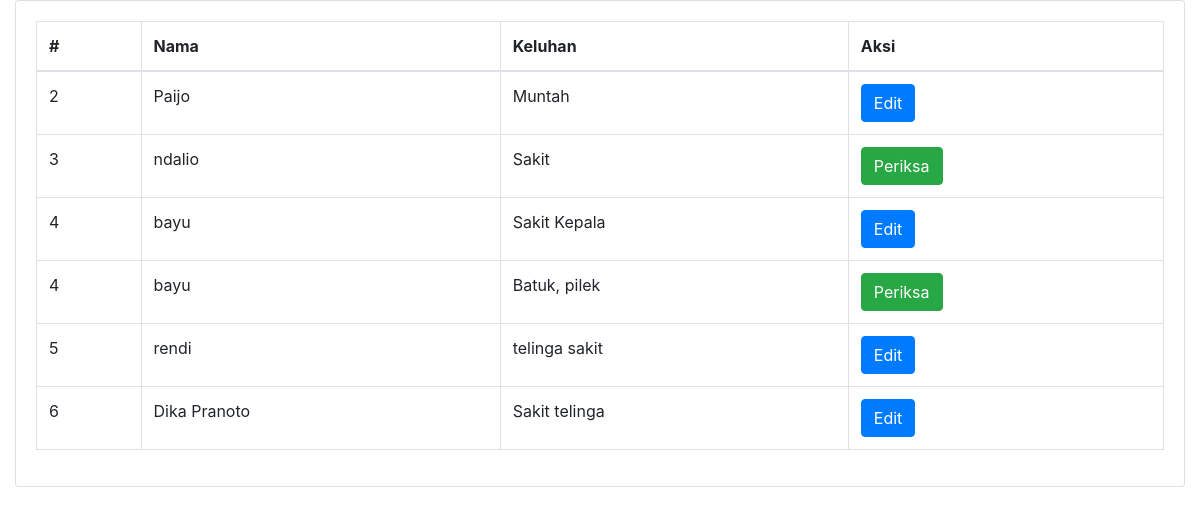
Page /periksaDokter.php on the earlier database version.
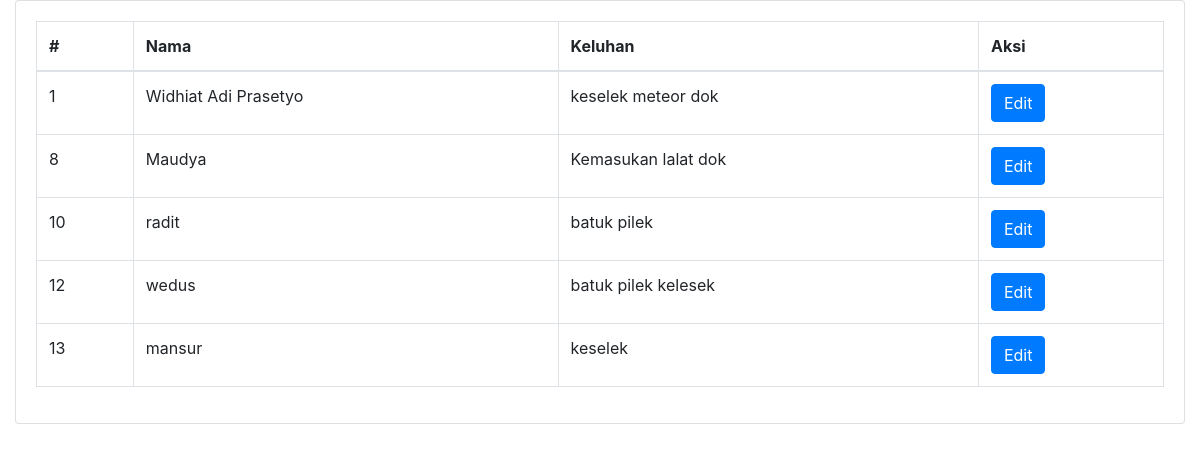
Same page on the later database version.
### tables this page shows
CREATE TABLE `daftar_poli` (
  `id` int(11) NOT NULL,
  `id_pasien` int(11) NOT NULL,
  `id_jadwal` int(11) NOT NULL,
  `keluhan` text NOT NULL,
  `no_antrian` int(11) NOT NULL,
  `status_periksa` tinyint(1) NOT NULL DEFAULT 0
);

CREATE TABLE `pasien` (
  `id` int(11) NOT NULL,
  `nama` varchar(255) NOT NULL,
  `password` varchar(255) NOT NULL,
  `alamat` varchar(255) NOT NULL,
  `no_ktp` varchar(255) NOT NULL,
  `no_hp` varchar(50) NOT NULL,
  `no_rm` varchar(25) NOT NULL
);

### periksaDokter.php (the view, shortened to what this page needs)
<?php
include_once("koneksi.php");
$pasienQuery = "SELECT pasien.id, pasien.nama, daftar_poli.id AS id_daftar_poli, daftar_poli.keluhan, daftar_poli.status_periksa
                FROM daftar_poli
                INNER JOIN pasien ON pasien.id = daftar_poli.id_pasien";
$stmt = $mysqli->prepare($pasienQuery);
$stmt->execute();
$pasienResult = $stmt->get_result();
$pasienData = $pasienResult->fetch_all(MYSQLI_ASSOC);
?>
<!DOCTYPE html>
<html lang="id">
<head>
    <link rel="stylesheet" href="https://stackpath.bootstrapcdn.com/bootstrap/4.6.0/css/bootstrap.min.css">
</head>
<body class="hold-transition sidebar-mini">
    <div class="wrapper">
        <section class="content">
            <div class="container-fluid">
                <div class="row">
                    <div class="col-12">
                        <div class="card">
                            <div class="card-body">
                                <table id="example2" class="table table-bordered table-hover">
                                    <thead>
                                        <tr>
                                            <th>#</th>
                                            <th>Nama</th>
                                            <th>Keluhan</th>
                                            <th>Aksi</th>
                                        </tr>
                                    </thead>
                                    <tbody>
                                        <?php
                                        foreach ($pasienData as $pasienRow) {
                                            echo "<tr>";
                                            echo "<td>" . $pasienRow['id'] . "</td>";
                                            echo "<td>" . $pasienRow['nama'] . "</td>";
                                            echo "<td>" . $pasienRow['keluhan'] . "</td>";
                                            echo "<td>";
                                            if (array_key_exists('status_periksa', $pasienRow)) {
                                                if ($pasienRow['status_periksa'] == 1) {
                                                    echo "<button class='btn btn-primary edit-btn' data-toggle='modal' data-target='#editModal' data-id='" . $pasienRow['id'] . "' data-poli='" .$pasienRow['id_daftar_poli'] . "'>Edit</button>";
                                                } else {
                                                    echo "<button class='btn btn-success periksa-btn' data-toggle='modal' data-target='#periksaModal' data-id='" . $pasienRow['id'] . "' data-poli='" .$pasienRow['id_daftar_poli'] . "'>Periksa</button>";
                                                }
                                            } else {
                                                echo "Status not available";
                                            }
                                            echo "</td>";
                                            echo "</tr>";
                                        }
                                        ?>
                                    </tbody>
                                </table>
                            </div>
                        </div>
                    </div>
                </div>
            </div>
        </section>
    </div>
</body>
</html>

Differences in the rows shown:
removed daftar_poli: id_pasien "4", id_pasien.nama "bayu", keluhan "Sakit Kepala"
removed daftar_poli: id_pasien "4", id_pasien.nama "bayu", keluhan "Batuk, pilek"
removed daftar_poli: id_pasien "5", id_pasien.nama "rendi", keluhan "telinga sakit"
removed daftar_poli: id_pasien "6", id_pasien.nama "Dika Pranoto", keluhan "Sakit telinga"
changed daftar_poli: id_pasien "2" → "1"; id_pasien.nama "Paijo" → "Widhiat Adi Prasetyo"; keluhan "Muntah" → "keselek meteor dok"
changed daftar_poli: id_pasien "3" → "8"; id_pasien.nama "ndalio" → "Maudya"; keluhan "Sakit" → "Kemasukan lalat dok"; status_periksa "Periksa" → "Edit"
added daftar_poli: id_pasien "10", id_pasien.nama "radit", keluhan "batuk pilek"
added daftar_poli: id_pasien "12", id_pasien.nama "wedus", keluhan "batuk pilek kelesek"
added daftar_poli: id_pasien "13", id_pasien.nama "mansur", keluhan "keselek"
